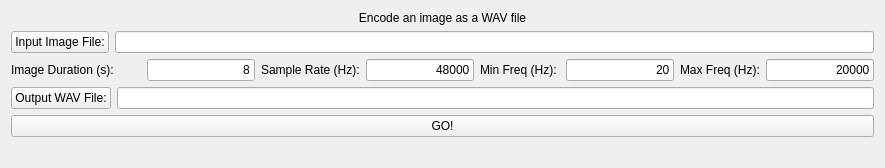
        <widget class="QWidget" name="tabinvspectro">
         <attribute name="title">
          <string>invSpectro</string>
         </attribute>
         <layout class="QVBoxLayout" name="verticalLayout_7">
          <item>
           <widget class="QLabel" name="label_21">
            <property name="sizePolicy">
             <sizepolicy hsizetype="Preferred" vsizetype="Minimum">
              <horstretch>0</horstretch>
              <verstretch>0</verstretch>
             </sizepolicy>
            </property>
            <property name="text">
             <string>Encode an image as a WAV file</string>
            </property>
            <property name="alignment">
             <set>Qt::AlignCenter</set>
            </property>
           </widget>
          </item>
          <item>
           <layout class="QHBoxLayout" name="horizontalLayout_6">
            <item>
             <widget class="QPushButton" name="is_img_pushButton">
              <property name="text">
               <string>Input Image File:</string>
              </property>
             </widget>
            </item>
            <item>
             <widget class="QLineEdit" name="is_imname_lineEdit"/>
            </item>
           </layout>
          </item>
          <item>
           <layout class="QHBoxLayout" name="horizontalLayout_18">
            <item>
             <widget class="QLabel" name="label_22">
              <property name="sizePolicy">
               <sizepolicy hsizetype="Minimum" vsizetype="Preferred">
                <horstretch>0</horstretch>
                <verstretch>0</verstretch>
               </sizepolicy>
              </property>
              <property name="text">
               <string>Image Duration (s):        </string>
              </property>
             </widget>
            </item>
            <item>
             <widget class="QLineEdit" name="is_duration_lineEdit">
              <property name="sizePolicy">
               <sizepolicy hsizetype="Expanding" vsizetype="Fixed">
                <horstretch>0</horstretch>
                <verstretch>0</verstretch>
               </sizepolicy>
              </property>
              <property name="text">
               <string>8</string>
              </property>
              <property name="alignment">
               <set>Qt::AlignRight|Qt::AlignTrailing|Qt::AlignVCenter</set>
              </property>
             </widget>
            </item>
            <item>
             <widget class="QLabel" name="label_23">
              <property name="text">
               <string>Sample Rate (Hz):</string>
              </property>
             </widget>
            </item>
            <item>
             <widget class="QLineEdit" name="is_rate_lineEdit">
              <property name="text">
               <string>48000</string>
              </property>
              <property name="alignment">
               <set>Qt::AlignRight|Qt::AlignTrailing|Qt::AlignVCenter</set>
              </property>
             </widget>
            </item>
            <item>
             <widget class="QLabel" name="label_9">
              <property name="text">
               <string>Min Freq (Hz): </string>
              </property>
             </widget>
            </item>
            <item>
             <widget class="QLineEdit" name="is_minf_lineEdit">
              <property name="text">
               <string>20</string>
              </property>
              <property name="alignment">
               <set>Qt::AlignRight|Qt::AlignTrailing|Qt::AlignVCenter</set>
              </property>
             </widget>
            </item>
            <item>
             <widget class="QLabel" name="label_10">
              <property name="text">
               <string>Max Freq (Hz):</string>
              </property>
             </widget>
            </item>
            <item>
             <widget class="QLineEdit" name="is_maxf_lineEdit">
              <property name="text">
               <string>20000</string>
              </property>
              <property name="alignment">
               <set>Qt::AlignRight|Qt::AlignTrailing|Qt::AlignVCenter</set>
              </property>
             </widget>
            </item>
           </layout>
          </item>
          <item>
           <layout class="QHBoxLayout" name="horizontalLayout_10">
            <item>
             <widget class="QPushButton" name="is_wav_pushButton">
              <property name="text">
               <string>Output WAV File:</string>
              </property>
             </widget>
            </item>
            <item>
             <widget class="QLineEdit" name="is_wavname_lineEdit"/>
            </item>
           </layout>
          </item>
          <item>
           <layout class="QHBoxLayout" name="horizontalLayout_19">
            <item>
             <widget class="QPushButton" name="is_go_pushButton">
              <property name="text">
               <string>GO!</string>
              </property>
             </widget>
            </item>
           </layout>
          </item>
          <item>
           <layout class="QHBoxLayout" name="horizontalLayout_20">
            <item>
             <widget class="QLabel" name="is_status_label">
              <property name="sizePolicy">
               <sizepolicy hsizetype="Preferred" vsizetype="Expanding">
                <horstretch>0</horstretch>
                <verstretch>0</verstretch>
               </sizepolicy>
              </property>
              <property name="text">
               <string/>
              </property>
              <property name="alignment">
               <set>Qt::AlignCenter</set>
              </property>
             </widget>
            </item>
           </layout>
          </item>
         </layout>
        </widget>
